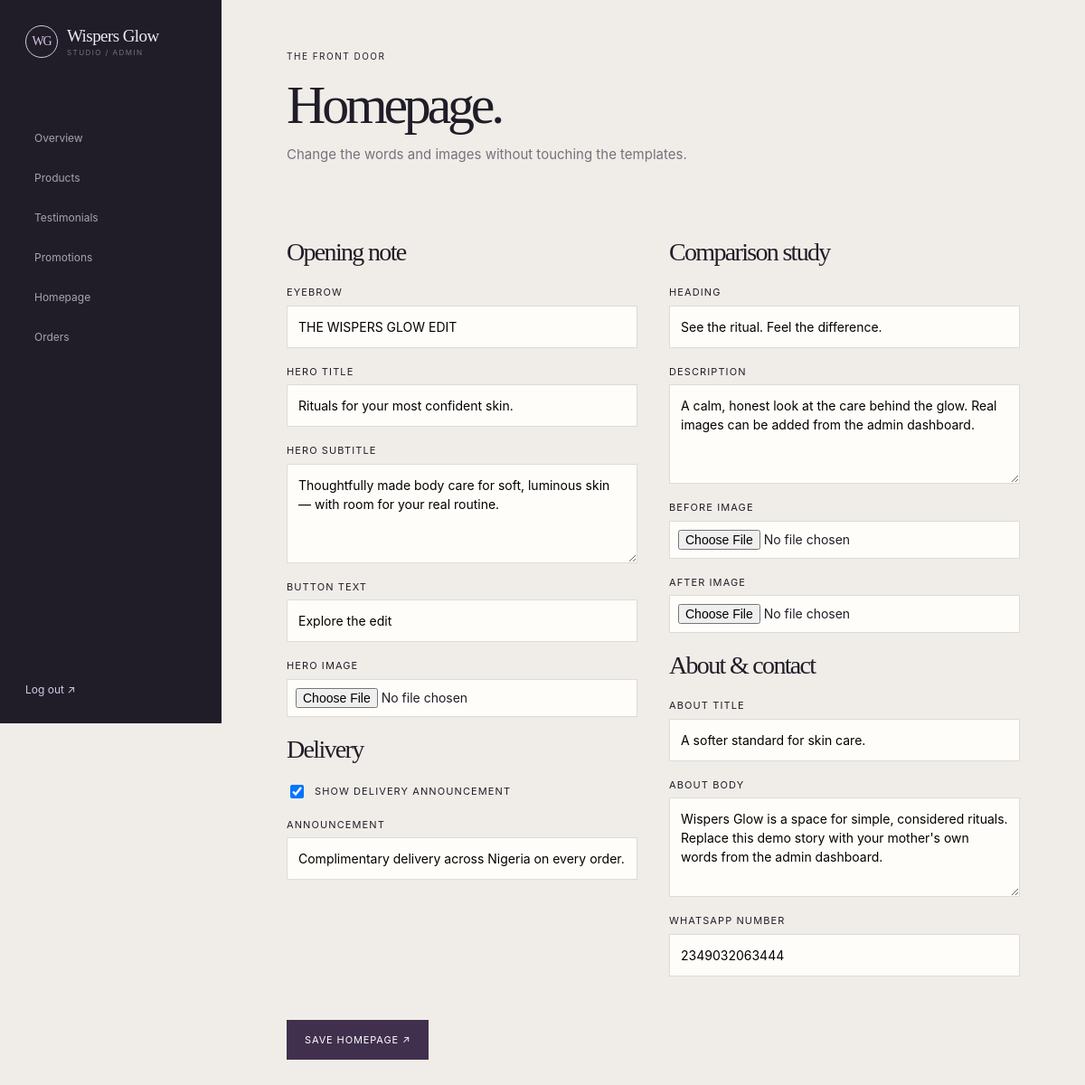
/admin/homepage (signed in), run on the app's committed database.
### app/models.py (models this page shows)
class SiteSettings(db.Model):
    id = db.Column(db.Integer, primary_key=True)
    hero_title = db.Column(db.String(220), nullable=False)
    hero_subtitle = db.Column(db.Text, nullable=False)
    hero_eyebrow = db.Column(db.String(120), nullable=False)
    hero_button = db.Column(db.String(80), nullable=False)
    hero_image = db.Column(db.String(255))
    delivery_enabled = db.Column(db.Boolean, default=True)
    delivery_text = db.Column(db.String(220), nullable=False)
    before_title = db.Column(db.String(160), nullable=False)
    before_description = db.Column(db.Text, nullable=False)
    before_image = db.Column(db.String(255))
    after_image = db.Column(db.String(255))
    about_title = db.Column(db.String(160), nullable=False)
    about_body = db.Column(db.Text, nullable=False)
    whatsapp_number = db.Column(db.String(30), nullable=False)
    def as_dict(self):
        return {
            "hero_title": self.hero_title,
            "hero_subtitle": self.hero_subtitle,
            "hero_eyebrow": self.hero_eyebrow,
            "hero_button": self.hero_button,
            "hero_image": self.hero_image,
            "delivery_enabled": self.delivery_enabled,
            "delivery_text": self.delivery_text,
            "before_title": self.before_title,
            "before_description": self.before_description,
            "before_image": self.before_image,
            "after_image": self.after_image,
            "about_title": self.about_title,
            "about_body": self.about_body,
            "whatsapp_number": self.whatsapp_number,
        }

### app/admin.py (the view, shortened to what this page needs)
@admin_bp.route("/homepage", methods=["GET", "POST"])
@admin_required
def homepage():
    settings = SiteSettings.query.first()
    return render_template("admin/homepage.html", settings=settings, csrf_token=csrf_token())

### app/__init__.py (called while the page is built)
def _cart():
    from flask import session
    return {str(key): int(value) for key, value in session.get("cart", {}).items()}

### app/utils.py (called while the page is built)
def csrf_token():
    if "csrf_token" not in session:
        session["csrf_token"] = secrets.token_urlsafe(24)
    return session["csrf_token"]

def admin_required(view):
    @wraps(view)
    def wrapped(*args, **kwargs):
        if not session.get("admin_id"):
            return redirect(url_for("auth.login", next=request.path))
        return view(*args, **kwargs)
    return wrapped

### app/templates/admin/homepage.html
{% extends "admin/base.html" %}{% block content %}<div class="admin-header"><div><span class="section-index">THE FRONT DOOR</span><h1>Homepage.</h1><p>Change the words and images without touching the templates.</p></div></div><form class="studio-form" method="post" enctype="multipart/form-data"><input type="hidden" name="csrf_token" value="{{ csrf_token }}"><div class="form-columns"><div><h2>Opening note</h2><label>Eyebrow<input name="hero_eyebrow" value="{{ settings.hero_eyebrow }}"></label><label>Hero title<input name="hero_title" value="{{ settings.hero_title }}"></label><label>Hero subtitle<textarea name="hero_subtitle" rows="4">{{ settings.hero_subtitle }}</textarea></label><label>Button text<input name="hero_button" value="{{ settings.hero_button }}"></label><label>Hero image<input type="file" name="hero_image" accept=".jpg,.jpeg,.png,.webp"></label><h2>Delivery</h2><label class="check"><input type="checkbox" name="delivery_enabled" {% if settings.delivery_enabled %}checked{% endif %}> Show delivery announcement</label><label>Announcement<input name="delivery_text" value="{{ settings.delivery_text }}"></label></div><div><h2>Comparison study</h2><label>Heading<input name="before_title" value="{{ settings.before_title }}"></label><label>Description<textarea name="before_description" rows="4">{{ settings.before_description }}</textarea></label><label>Before image<input type="file" name="before_image" accept=".jpg,.jpeg,.png,.webp"></label><label>After image<input type="file" name="after_image" accept=".jpg,.jpeg,.png,.webp"></label><h2>About & contact</h2><label>About title<input name="about_title" value="{{ settings.about_title }}"></label><label>About body<textarea name="about_body" rows="4">{{ settings.about_body }}</textarea></label><label>WhatsApp number<input name="whatsapp_number" value="{{ settings.whatsapp_number }}"></label></div></div><button class="button button-dark">Save homepage ↗</button></form>{% endblock %}

### app/static/css/style.css (style rules this page uses)
:root { --ink:#201d28;--muted:#77717d;--paper:#f7f4ef;--white:#fffdf9;--lilac:#d8c8e8; --plum:#40304e;--line:rgba(32,29,40,.15);--acid:#b4d1bd;--serif:Georgia,"Times New Roman",serif; --sans:Inter,ui-sans-serif,system-ui,-apple-system,BlinkMacSystemFont,"Segoe UI",sans-serif; }
* { box-sizing:border-box }
html { scroll-behavior:smooth }
body { margin:0;color:var(--ink);background:var(--paper);font-family:var(--sans);font-size:15px;line-height:1.5 }
button,input,textarea { font:inherit }
button { cursor:pointer }
.eyebrow,.section-index,.footer-label { font-size:10px;letter-spacing:.15em;text-transform:uppercase }
.button { border:0;display:inline-flex;gap:18px;align-items:center;justify-content:center;padding:14px 20px;font-size:11px;letter-spacing:.08em;text-transform:uppercase;transition:transform .2s,background .2s }
.button-dark { background:var(--plum);color:#fff }
h2 { font:clamp(40px,5vw,74px)/.95 var(--serif);letter-spacing:-.06em;margin:18px 0 28px }
.admin-body { background:#f0ede8;display:grid;grid-template-columns:245px 1fr;min-height:100vh }
.admin-header { display:flex;justify-content:space-between;align-items:end;margin-bottom:46px }
.admin-header h1 { font:clamp(44px,5vw,72px)/.95 var(--serif);letter-spacing:-.07em;margin:15px 0 }
.admin-header p { color:var(--muted) }
.studio-form { max-width:1000px }
.form-columns { display:grid;grid-template-columns:1fr 1fr;gap:35px;margin-bottom:30px }
.studio-form h2,.form-card h2 { font:28px var(--serif);margin:20px 0 }
.studio-form label { display:grid;gap:6px;font-size:11px;text-transform:uppercase;letter-spacing:.1em;margin-bottom:18px }
.studio-form input,.studio-form textarea { border:1px solid var(--line);background:var(--white);padding:12px;outline-color:var(--plum);font-size:14px;text-transform:none;letter-spacing:0 }
.studio-form input[type=file] { padding:9px }
.check { display:flex!important;grid-template-columns:18px 1fr!important;align-items:center;gap:9px!important }
.check input { width:15px;height:15px }

### data on the page
SiteSettings: hero_eyebrow "THE WISPERS GLOW EDIT", hero_title "Rituals for your most confident skin.", hero_subtitle "Thoughtfully made body care for soft, luminous skin — with room for your real routine.", hero_button "Explore the edit", delivery_enabled "☑", delivery_text "Complimentary delivery across Nigeria on every order.", before_title "See the ritual. Feel the difference.", before_description "A calm, honest look at the care behind the glow. Real images can be added from the admin dashboard.", about_title "A softer standard for skin care.", about_body "Wispers Glow is a space for simple, considered rituals. Replace this demo story with your mother's own words from the admin dashboard.", whatsapp_number "2349032063444"
